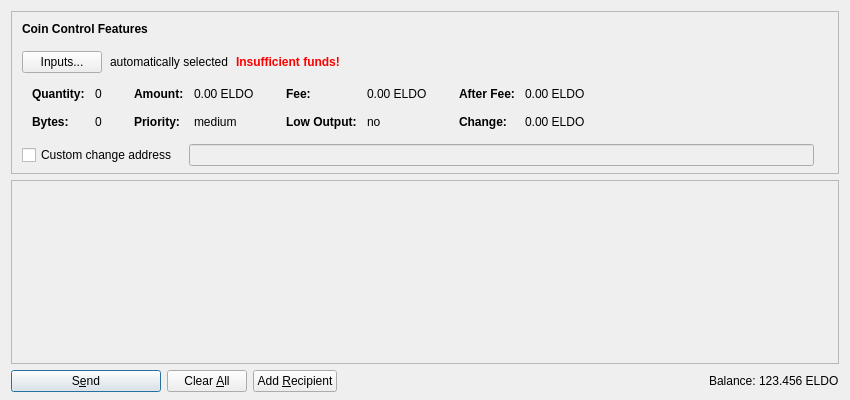
<?xml version="1.0" encoding="UTF-8"?>
<ui version="4.0">
 <class>SendCoinsDialog</class>
 <widget class="QDialog" name="SendCoinsDialog">
  <property name="geometry">
   <rect>
    <x>0</x>
    <y>0</y>
    <width>850</width>
    <height>400</height>
   </rect>
  </property>
  <property name="windowTitle">
   <string>Send Coins</string>
  </property>
  <layout class="QVBoxLayout" name="verticalLayout" stretch="0,1,0">
   <property name="bottomMargin">
    <number>8</number>
   </property>
   <item>
    <widget class="QFrame" name="frameCoinControl">
     <property name="sizePolicy">
      <sizepolicy hsizetype="Expanding" vsizetype="Expanding">
       <horstretch>0</horstretch>
       <verstretch>0</verstretch>
      </sizepolicy>
     </property>
     <property name="maximumSize">
      <size>
       <width>16777215</width>
       <height>16777215</height>
      </size>
     </property>
     <property name="frameShape">
      <enum>QFrame::StyledPanel</enum>
     </property>
     <property name="frameShadow">
      <enum>QFrame::Sunken</enum>
     </property>
     <layout class="QVBoxLayout" name="verticalLayoutCoinControl2">
      <property name="spacing">
       <number>0</number>
      </property>
      <property name="leftMargin">
       <number>0</number>
      </property>
      <property name="topMargin">
       <number>0</number>
      </property>
      <property name="rightMargin">
       <number>0</number>
      </property>
      <property name="bottomMargin">
       <number>6</number>
      </property>
      <item>
       <layout class="QVBoxLayout" name="verticalLayoutCoinControl" stretch="0,0,0,0,1">
        <property name="spacing">
         <number>0</number>
        </property>
        <property name="leftMargin">
         <number>10</number>
        </property>
        <property name="topMargin">
         <number>10</number>
        </property>
        <item>
         <layout class="QHBoxLayout" name="horizontalLayoutCoinControl1">
          <property name="bottomMargin">
           <number>15</number>
          </property>
          <item>
           <widget class="QLabel" name="labelCoinControlFeatures">
            <property name="sizePolicy">
             <sizepolicy hsizetype="Preferred" vsizetype="Maximum">
              <horstretch>0</horstretch>
              <verstretch>0</verstretch>
             </sizepolicy>
            </property>
            <property name="font">
             <font>
              <weight>75</weight>
              <bold>true</bold>
             </font>
            </property>
            <property name="styleSheet">
             <string notr="true">font-weight:bold;</string>
            </property>
            <property name="text">
             <string>Coin Control Features</string>
            </property>
           </widget>
          </item>
         </layout>
        </item>
        <item>
         <layout class="QHBoxLayout" name="horizontalLayoutCoinControl2" stretch="0,0,0,0">
          <property name="spacing">
           <number>8</number>
          </property>
          <property name="bottomMargin">
           <number>10</number>
          </property>
          <item>
           <widget class="QPushButton" name="pushButtonCoinControl">
            <property name="styleSheet">
             <string notr="true"/>
            </property>
            <property name="text">
             <string>Inputs...</string>
            </property>
           </widget>
          </item>
          <item>
           <widget class="QLabel" name="labelCoinControlAutomaticallySelected">
            <property name="text">
             <string>automatically selected</string>
            </property>
            <property name="margin">
             <number>5</number>
            </property>
           </widget>
          </item>
          <item>
           <widget class="QLabel" name="labelCoinControlInsuffFunds">
            <property name="font">
             <font>
              <weight>75</weight>
              <bold>true</bold>
             </font>
            </property>
            <property name="styleSheet">
             <string notr="true">color:red;font-weight:bold;</string>
            </property>
            <property name="text">
             <string>Insufficient funds!</string>
            </property>
            <property name="margin">
             <number>5</number>
            </property>
           </widget>
          </item>
          <item>
           <spacer name="horizontalSpacerCoinControl">
            <property name="orientation">
             <enum>Qt::Horizontal</enum>
            </property>
            <property name="sizeHint" stdset="0">
             <size>
              <width>40</width>
              <height>1</height>
             </size>
            </property>
           </spacer>
          </item>
         </layout>
        </item>
        <item>
         <widget class="QWidget" name="widgetCoinControl" native="true">
          <property name="sizePolicy">
           <sizepolicy hsizetype="Preferred" vsizetype="Preferred">
            <horstretch>0</horstretch>
            <verstretch>0</verstretch>
           </sizepolicy>
          </property>
          <property name="minimumSize">
           <size>
            <width>0</width>
            <height>0</height>
           </size>
          </property>
          <property name="styleSheet">
           <string notr="true"/>
          </property>
          <layout class="QHBoxLayout" name="horizontalLayoutCoinControl5">
           <property name="leftMargin">
            <number>0</number>
           </property>
           <property name="topMargin">
            <number>0</number>
           </property>
           <property name="rightMargin">
            <number>0</number>
           </property>
           <property name="bottomMargin">
            <number>0</number>
           </property>
           <item>
            <layout class="QHBoxLayout" name="horizontalLayoutCoinControl3" stretch="0,0,0,1">
             <property name="spacing">
              <number>20</number>
             </property>
             <property name="topMargin">
              <number>0</number>
             </property>
             <property name="bottomMargin">
              <number>10</number>
             </property>
             <item>
              <layout class="QFormLayout" name="formLayoutCoinControl1">
               <property name="horizontalSpacing">
                <number>10</number>
               </property>
               <property name="verticalSpacing">
                <number>14</number>
               </property>
               <property name="leftMargin">
                <number>10</number>
               </property>
               <property name="topMargin">
                <number>4</number>
               </property>
               <property name="rightMargin">
                <number>6</number>
               </property>
               <item row="0" column="0">
                <widget class="QLabel" name="labelCoinControlQuantityText">
                 <property name="font">
                  <font>
                   <weight>75</weight>
                   <bold>true</bold>
                  </font>
                 </property>
                 <property name="text">
                  <string>Quantity:</string>
                 </property>
                 <property name="margin">
                  <number>0</number>
                 </property>
                </widget>
               </item>
               <item row="0" column="1">
                <widget class="QLabel" name="labelCoinControlQuantity">
                 <property name="cursor">
                  <cursorShape>IBeamCursor</cursorShape>
                 </property>
                 <property name="contextMenuPolicy">
                  <enum>Qt::ActionsContextMenu</enum>
                 </property>
                 <property name="text">
                  <string notr="true">0</string>
                 </property>
                 <property name="margin">
                  <number>0</number>
                 </property>
                 <property name="textInteractionFlags">
                  <set>Qt::LinksAccessibleByMouse|Qt::TextSelectableByKeyboard|Qt::TextSelectableByMouse</set>
                 </property>
                </widget>
               </item>
               <item row="1" column="0">
                <widget class="QLabel" name="labelCoinControlBytesText">
                 <property name="font">
                  <font>
                   <weight>75</weight>
                   <bold>true</bold>
                  </font>
                 </property>
                 <property name="text">
                  <string>Bytes:</string>
                 </property>
                </widget>
               </item>
               <item row="1" column="1">
                <widget class="QLabel" name="labelCoinControlBytes">
                 <property name="cursor">
                  <cursorShape>IBeamCursor</cursorShape>
                 </property>
                 <property name="contextMenuPolicy">
                  <enum>Qt::ActionsContextMenu</enum>
                 </property>
                 <property name="text">
                  <string notr="true">0</string>
                 </property>
                 <property name="textInteractionFlags">
                  <set>Qt::LinksAccessibleByMouse|Qt::TextSelectableByKeyboard|Qt::TextSelectableByMouse</set>
                 </property>
                </widget>
               </item>
              </layout>
             </item>
             <item>
              <layout class="QFormLayout" name="formLayoutCoinControl2">
               <property name="horizontalSpacing">
                <number>10</number>
               </property>
               <property name="verticalSpacing">
                <number>14</number>
               </property>
               <property name="leftMargin">
                <number>6</number>
               </property>
               <property name="topMargin">
                <number>4</number>
               </property>
               <property name="rightMargin">
                <number>6</number>
               </property>
               <item row="0" column="0">
                <widget class="QLabel" name="labelCoinControlAmountText">
                 <property name="font">
                  <font>
                   <weight>75</weight>
                   <bold>true</bold>
                  </font>
                 </property>
                 <property name="text">
                  <string>Amount:</string>
                 </property>
                 <property name="margin">
                  <number>0</number>
                 </property>
                </widget>
               </item>
               <item row="0" column="1">
                <widget class="QLabel" name="labelCoinControlAmount">
                 <property name="cursor">
                  <cursorShape>IBeamCursor</cursorShape>
                 </property>
                 <property name="contextMenuPolicy">
                  <enum>Qt::ActionsContextMenu</enum>
                 </property>
                 <property name="text">
                  <string notr="true">0.00 ELDO</string>
                 </property>
                 <property name="textInteractionFlags">
                  <set>Qt::LinksAccessibleByMouse|Qt::TextSelectableByKeyboard|Qt::TextSelectableByMouse</set>
                 </property>
                </widget>
               </item>
               <item row="1" column="0">
                <widget class="QLabel" name="labelCoinControlPriorityText">
                 <property name="font">
                  <font>
                   <weight>75</weight>
                   <bold>true</bold>
                  </font>
                 </property>
                 <property name="text">
                  <string>Priority:</string>
                 </property>
                </widget>
               </item>
               <item row="1" column="1">
                <widget class="QLabel" name="labelCoinControlPriority">
                 <property name="cursor">
                  <cursorShape>IBeamCursor</cursorShape>
                 </property>
                 <property name="contextMenuPolicy">
                  <enum>Qt::ActionsContextMenu</enum>
                 </property>
                 <property name="text">
                  <string notr="true">medium</string>
                 </property>
                 <property name="textInteractionFlags">
                  <set>Qt::LinksAccessibleByMouse|Qt::TextSelectableByKeyboard|Qt::TextSelectableByMouse</set>
                 </property>
                </widget>
               </item>
              </layout>
             </item>
             <item>
              <layout class="QFormLayout" name="formLayoutCoinControl3">
               <property name="horizontalSpacing">
                <number>10</number>
               </property>
               <property name="verticalSpacing">
                <number>14</number>
               </property>
               <property name="leftMargin">
                <number>6</number>
               </property>
               <property name="topMargin">
                <number>4</number>
               </property>
               <property name="rightMargin">
                <number>6</number>
               </property>
               <item row="0" column="0">
                <widget class="QLabel" name="labelCoinControlFeeText">
                 <property name="font">
                  <font>
                   <weight>75</weight>
                   <bold>true</bold>
                  </font>
                 </property>
                 <property name="text">
                  <string>Fee:</string>
                 </property>
                 <property name="margin">
                  <number>0</number>
                 </property>
                </widget>
               </item>
               <item row="0" column="1">
                <widget class="QLabel" name="labelCoinControlFee">
                 <property name="cursor">
                  <cursorShape>IBeamCursor</cursorShape>
                 </property>
                 <property name="contextMenuPolicy">
                  <enum>Qt::ActionsContextMenu</enum>
                 </property>
                 <property name="text">
                  <string notr="true">0.00 ELDO</string>
                 </property>
                 <property name="textInteractionFlags">
                  <set>Qt::LinksAccessibleByMouse|Qt::TextSelectableByKeyboard|Qt::TextSelectableByMouse</set>
                 </property>
                </widget>
               </item>
               <item row="1" column="0">
                <widget class="QLabel" name="labelCoinControlLowOutputText">
                 <property name="font">
                  <font>
                   <weight>75</weight>
                   <bold>true</bold>
                  </font>
                 </property>
                 <property name="text">
                  <string>Low Output:</string>
                 </property>
                </widget>
               </item>
               <item row="1" column="1">
                <widget class="QLabel" name="labelCoinControlLowOutput">
                 <property name="cursor">
                  <cursorShape>IBeamCursor</cursorShape>
                 </property>
                 <property name="contextMenuPolicy">
                  <enum>Qt::ActionsContextMenu</enum>
                 </property>
                 <property name="text">
                  <string notr="true">no</string>
                 </property>
                 <property name="textInteractionFlags">
                  <set>Qt::LinksAccessibleByMouse|Qt::TextSelectableByKeyboard|Qt::TextSelectableByMouse</set>
                 </property>
                </widget>
               </item>
              </layout>
             </item>
             <item>
              <layout class="QFormLayout" name="formLayoutCoinControl4">
               <property name="horizontalSpacing">
                <number>10</number>
               </property>
               <property name="verticalSpacing">
                <number>14</number>
               </property>
               <property name="leftMargin">
                <number>6</number>
               </property>
               <property name="topMargin">
                <number>4</number>
               </property>
               <property name="rightMargin">
                <number>6</number>
               </property>
               <item row="0" column="0">
                <widget class="QLabel" name="labelCoinControlAfterFeeText">
                 <property name="font">
                  <font>
                   <weight>75</weight>
                   <bold>true</bold>
                  </font>
                 </property>
                 <property name="text">
                  <string>After Fee:</string>
                 </property>
                 <property name="margin">
                  <number>0</number>
                 </property>
                </widget>
               </item>
               <item row="0" column="1">
                <widget class="QLabel" name="labelCoinControlAfterFee">
                 <property name="cursor">
                  <cursorShape>IBeamCursor</cursorShape>
                 </property>
                 <property name="contextMenuPolicy">
                  <enum>Qt::ActionsContextMenu</enum>
                 </property>
                 <property name="text">
                  <string notr="true">0.00 ELDO</string>
                 </property>
                 <property name="textInteractionFlags">
                  <set>Qt::LinksAccessibleByMouse|Qt::TextSelectableByKeyboard|Qt::TextSelectableByMouse</set>
                 </property>
                </widget>
               </item>
               <item row="1" column="0">
                <widget class="QLabel" name="labelCoinControlChangeText">
                 <property name="font">
                  <font>
                   <weight>75</weight>
                   <bold>true</bold>
                  </font>
                 </property>
                 <property name="text">
                  <string>Change:</string>
                 </property>
                </widget>
               </item>
               <item row="1" column="1">
                <widget class="QLabel" name="labelCoinControlChange">
                 <property name="cursor">
                  <cursorShape>IBeamCursor</cursorShape>
                 </property>
                 <property name="contextMenuPolicy">
                  <enum>Qt::ActionsContextMenu</enum>
                 </property>
                 <property name="text">
                  <string notr="true">0.00 ELDO</string>
                 </property>
                 <property name="textInteractionFlags">
                  <set>Qt::LinksAccessibleByMouse|Qt::TextSelectableByKeyboard|Qt::TextSelectableByMouse</set>
                 </property>
                </widget>
               </item>
              </layout>
             </item>
            </layout>
           </item>
          </layout>
         </widget>
        </item>
        <item>
         <layout class="QHBoxLayout" name="horizontalLayoutCoinControl4" stretch="0,0,0">
          <property name="spacing">
           <number>12</number>
          </property>
          <property name="sizeConstraint">
           <enum>QLayout::SetDefaultConstraint</enum>
          </property>
          <property name="topMargin">
           <number>5</number>
          </property>
          <property name="rightMargin">
           <number>5</number>
          </property>
          <item>
           <widget class="QCheckBox" name="checkBoxCoinControlChange">
            <property name="toolTip">
             <string>If this is activated, but the change address is empty or invalid, change will be sent to a newly generated address.</string>
            </property>
            <property name="text">
             <string>Custom change address</string>
            </property>
           </widget>
          </item>
          <item>
           <widget class="QValidatedLineEdit" name="lineEditCoinControlChange">
            <property name="enabled">
             <bool>false</bool>
            </property>
            <property name="sizePolicy">
             <sizepolicy hsizetype="Expanding" vsizetype="Fixed">
              <horstretch>0</horstretch>
              <verstretch>0</verstretch>
             </sizepolicy>
            </property>
           </widget>
          </item>
          <item>
           <widget class="QLabel" name="labelCoinControlChangeLabel">
            <property name="sizePolicy">
             <sizepolicy hsizetype="Preferred" vsizetype="Expanding">
              <horstretch>0</horstretch>
              <verstretch>0</verstretch>
             </sizepolicy>
            </property>
            <property name="minimumSize">
             <size>
              <width>0</width>
              <height>0</height>
             </size>
            </property>
            <property name="text">
             <string/>
            </property>
            <property name="margin">
             <number>3</number>
            </property>
           </widget>
          </item>
         </layout>
        </item>
        <item>
         <spacer name="verticalSpacerCoinControl">
          <property name="orientation">
           <enum>Qt::Vertical</enum>
          </property>
          <property name="sizeHint" stdset="0">
           <size>
            <width>800</width>
            <height>1</height>
           </size>
          </property>
         </spacer>
        </item>
       </layout>
      </item>
     </layout>
    </widget>
   </item>
   <item>
    <widget class="QScrollArea" name="scrollArea">
     <property name="widgetResizable">
      <bool>true</bool>
     </property>
     <widget class="QWidget" name="scrollAreaWidgetContents">
      <property name="geometry">
       <rect>
        <x>0</x>
        <y>0</y>
        <width>830</width>
        <height>178</height>
       </rect>
      </property>
      <layout class="QVBoxLayout" name="verticalLayout_2" stretch="0,1">
       <property name="leftMargin">
        <number>0</number>
       </property>
       <property name="topMargin">
        <number>0</number>
       </property>
       <property name="rightMargin">
        <number>0</number>
       </property>
       <property name="bottomMargin">
        <number>0</number>
       </property>
       <item>
        <layout class="QVBoxLayout" name="entries">
         <property name="spacing">
          <number>6</number>
         </property>
        </layout>
       </item>
       <item>
        <spacer name="verticalSpacer">
         <property name="orientation">
          <enum>Qt::Vertical</enum>
         </property>
         <property name="sizeHint" stdset="0">
          <size>
           <width>20</width>
           <height>40</height>
          </size>
         </property>
        </spacer>
       </item>
      </layout>
     </widget>
    </widget>
   </item>
   <item>
    <layout class="QHBoxLayout" name="horizontalLayout">
     <item>
      <widget class="QPushButton" name="sendButton">
       <property name="minimumSize">
        <size>
         <width>150</width>
         <height>0</height>
        </size>
       </property>
       <property name="toolTip">
        <string>Confirm the send action</string>
       </property>
       <property name="text">
        <string>S&amp;end</string>
       </property>
       <property name="icon">
        <iconset resource="../bitcoin.qrc">
         <normaloff>:/icons/send</normaloff>:/icons/send</iconset>
       </property>
       <property name="default">
        <bool>true</bool>
       </property>
      </widget>
     </item>
     <item>
      <widget class="QPushButton" name="clearButton">
       <property name="sizePolicy">
        <sizepolicy hsizetype="Minimum" vsizetype="Fixed">
         <horstretch>0</horstretch>
         <verstretch>0</verstretch>
        </sizepolicy>
       </property>
       <property name="toolTip">
        <string>Clear all fields of the form.</string>
       </property>
       <property name="text">
        <string>Clear &amp;All</string>
       </property>
       <property name="icon">
        <iconset resource="../bitcoin.qrc">
         <normaloff>:/icons/remove</normaloff>:/icons/remove</iconset>
       </property>
       <property name="autoRepeatDelay">
        <number>300</number>
       </property>
       <property name="autoDefault">
        <bool>false</bool>
       </property>
      </widget>
     </item>
     <item>
      <widget class="QPushButton" name="addButton">
       <property name="toolTip">
        <string>Send to multiple recipients at once</string>
       </property>
       <property name="text">
        <string>Add &amp;Recipient</string>
       </property>
       <property name="icon">
        <iconset resource="../bitcoin.qrc">
         <normaloff>:/icons/add</normaloff>:/icons/add</iconset>
       </property>
       <property name="autoDefault">
        <bool>false</bool>
       </property>
      </widget>
     </item>
     <item>
      <spacer name="horizontalSpacer">
       <property name="orientation">
        <enum>Qt::Horizontal</enum>
       </property>
       <property name="sizeHint" stdset="0">
        <size>
         <width>40</width>
         <height>20</height>
        </size>
       </property>
      </spacer>
     </item>
     <item>
      <layout class="QHBoxLayout" name="horizontalLayout_2">
       <property name="spacing">
        <number>3</number>
       </property>
       <item>
        <widget class="QLabel" name="label">
         <property name="sizePolicy">
          <sizepolicy hsizetype="Preferred" vsizetype="Fixed">
           <horstretch>0</horstretch>
           <verstretch>0</verstretch>
          </sizepolicy>
         </property>
         <property name="text">
          <string>Balance:</string>
         </property>
        </widget>
       </item>
       <item>
        <widget class="QLabel" name="labelBalance">
         <property name="sizePolicy">
          <sizepolicy hsizetype="Preferred" vsizetype="Fixed">
           <horstretch>0</horstretch>
           <verstretch>0</verstretch>
          </sizepolicy>
         </property>
         <property name="cursor">
          <cursorShape>IBeamCursor</cursorShape>
         </property>
         <property name="text">
          <string notr="true">123.456 ELDO</string>
         </property>
         <property name="textInteractionFlags">
          <set>Qt::LinksAccessibleByMouse|Qt::TextSelectableByKeyboard|Qt::TextSelectableByMouse</set>
         </property>
        </widget>
       </item>
      </layout>
     </item>
    </layout>
   </item>
  </layout>
 </widget>
 <customwidgets>
  <customwidget>
   <class>QValidatedLineEdit</class>
   <extends>QLineEdit</extends>
   <header>qvalidatedlineedit.h</header>
  </customwidget>
 </customwidgets>
 <resources>
  <include location="../bitcoin.qrc"/>
 </resources>
 <connections/>
</ui>
